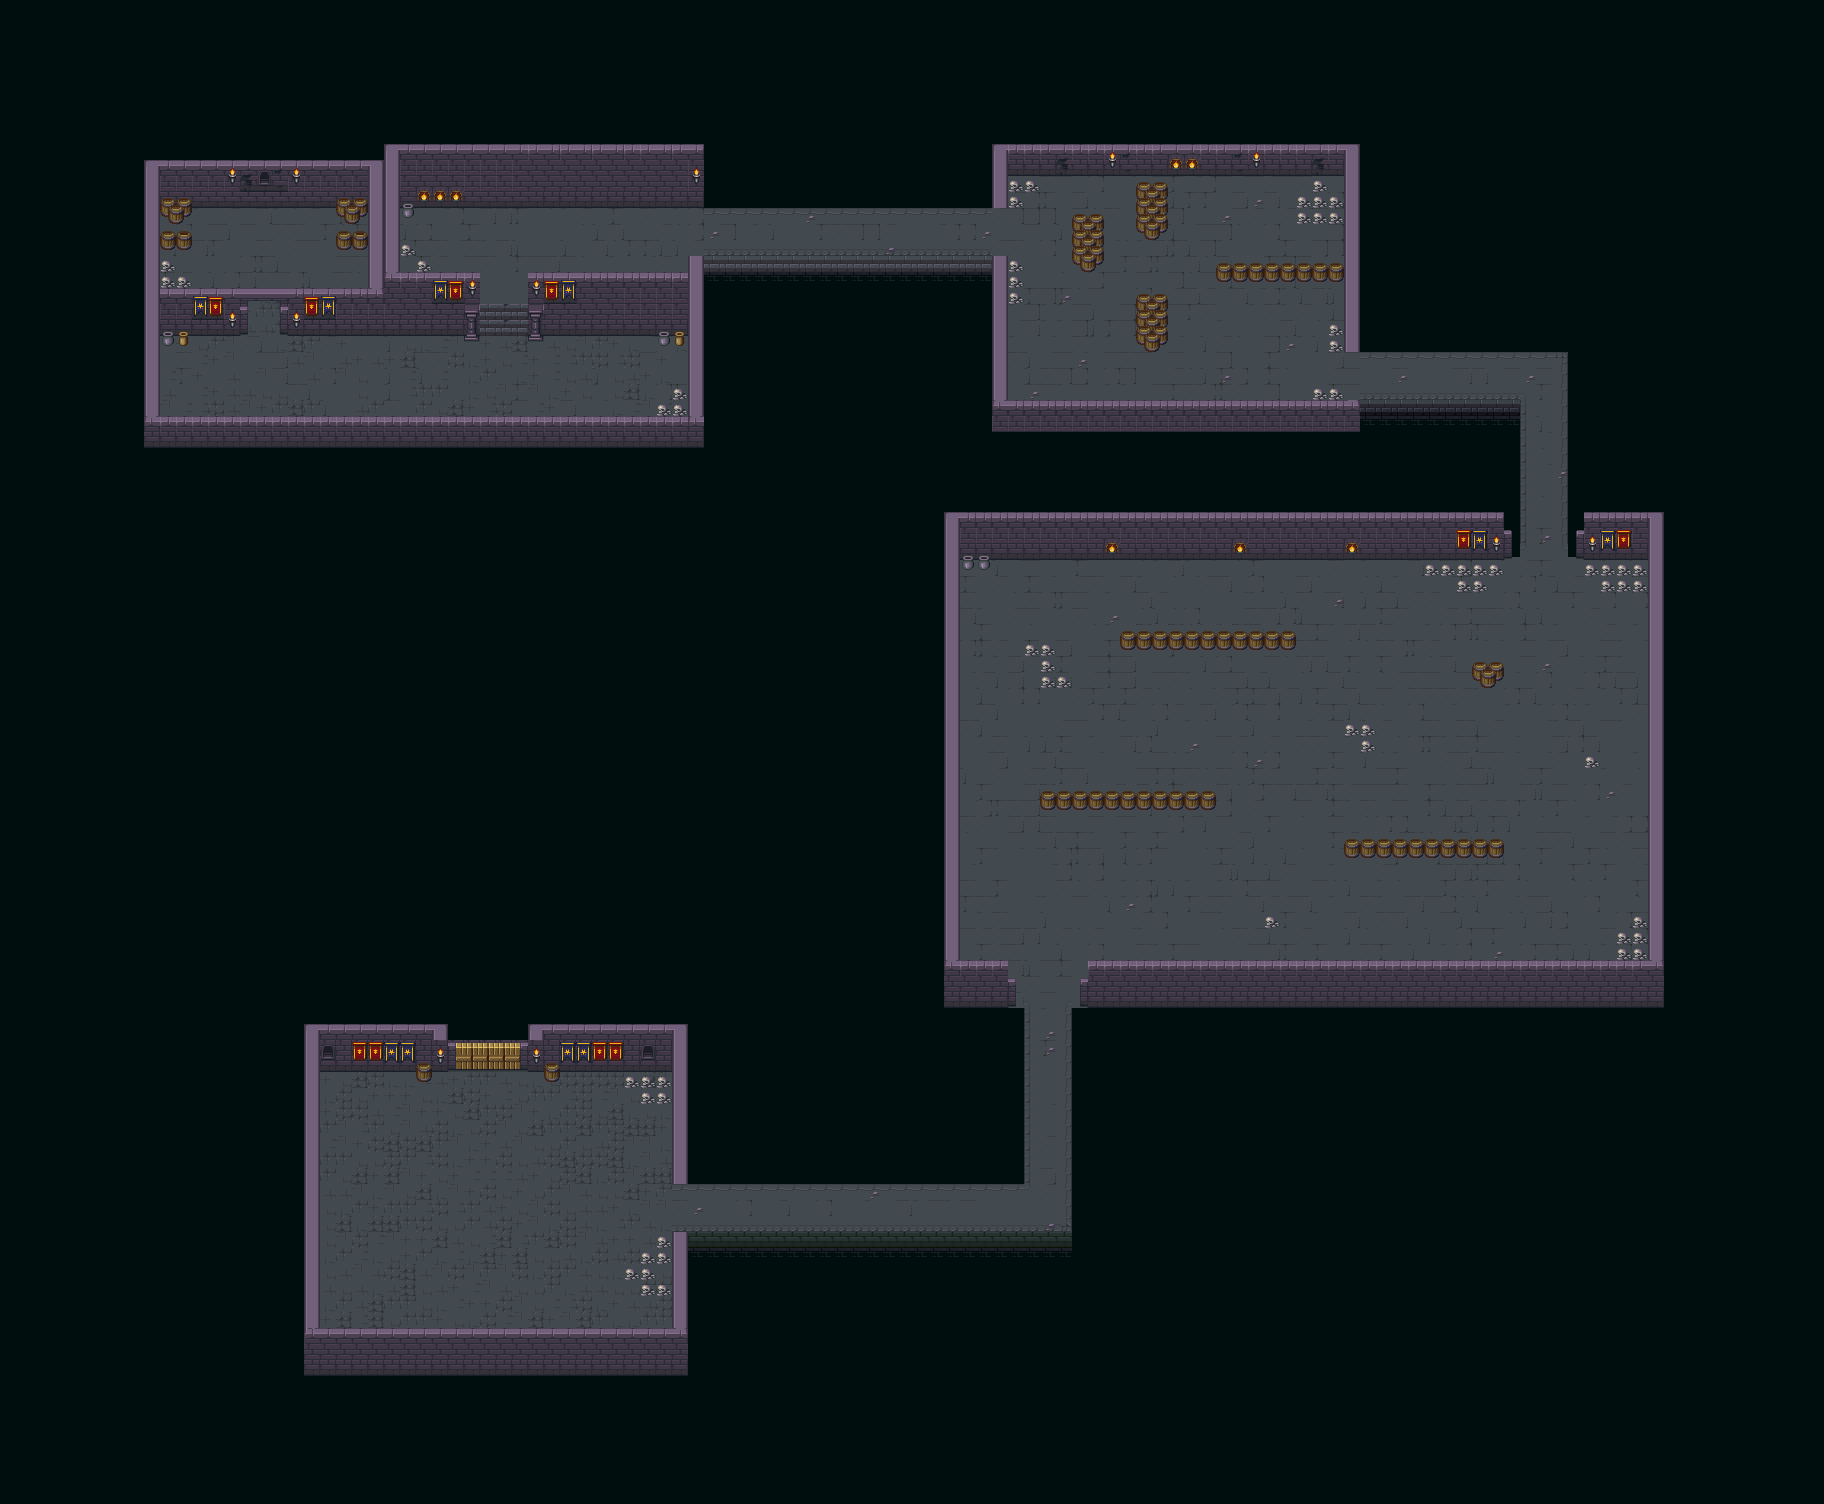

Below is a game level as drawn by its tile map, then a one-line description and the .tmx that defines it (tile-layer data replaced by summaries):
An orthogonal 114x94 tile map with 16x16 px tiles, 7 tile layers (BlackLayer, OverwriteLayer2, OverwriteLayer, FloorAndWalls, ...), 1 hidden layer not drawn, 2 tilesets.

<map version="1.5" tiledversion="1.7.2" orientation="orthogonal" renderorder="left-up" width="114" height="94" tilewidth="16" tileheight="16" infinite="0" nextlayerid="14" nextobjectid="1">
 <editorsettings>
  <export target="../CollisionMap.js" format="js" />
 </editorsettings>
 <tileset firstgid="1" source="dungeon_tiles.tsx" />
 <tileset firstgid="553" source="Dungeon tileset.tsx" />
 <layer id="5" name="BlackLayer" width="114" height="94">
  <data>[10716 cells, 7495 non-empty, 1 distinct tile ids]</data>
 </layer>
 <layer id="8" name="OverwriteLayer2" width="114" height="94">
  <data>[10716 cells, 9 non-empty, 8 distinct tile ids]</data>
 </layer>
 <layer id="9" name="OverwriteLayer" width="114" height="94">
  <data>[10716 cells, 14 non-empty, 11 distinct tile ids]</data>
 </layer>
 <layer id="6" name="FloorAndWalls" width="114" height="94">
  <data>[10716 cells, 3297 non-empty, 63 distinct tile ids]</data>
 </layer>
 <layer id="12" name="Decorations3" width="114" height="94">
  <data>[10716 cells, 12 non-empty, 4 distinct tile ids]</data>
 </layer>
 <layer id="11" name="Decorations2" width="114" height="94">
  <data>[10716 cells, 12 non-empty, 4 distinct tile ids]</data>
 </layer>
 <layer id="10" name="Decorations" width="114" height="94">
  <data>[10716 cells, 332 non-empty, 47 distinct tile ids]</data>
 </layer>
 <layer id="13" name="CollisionLayer" width="114" height="94" visible="0">
  <data>[10716 cells, 1358 non-empty, 1 distinct tile ids]</data>
 </layer>
</map>
